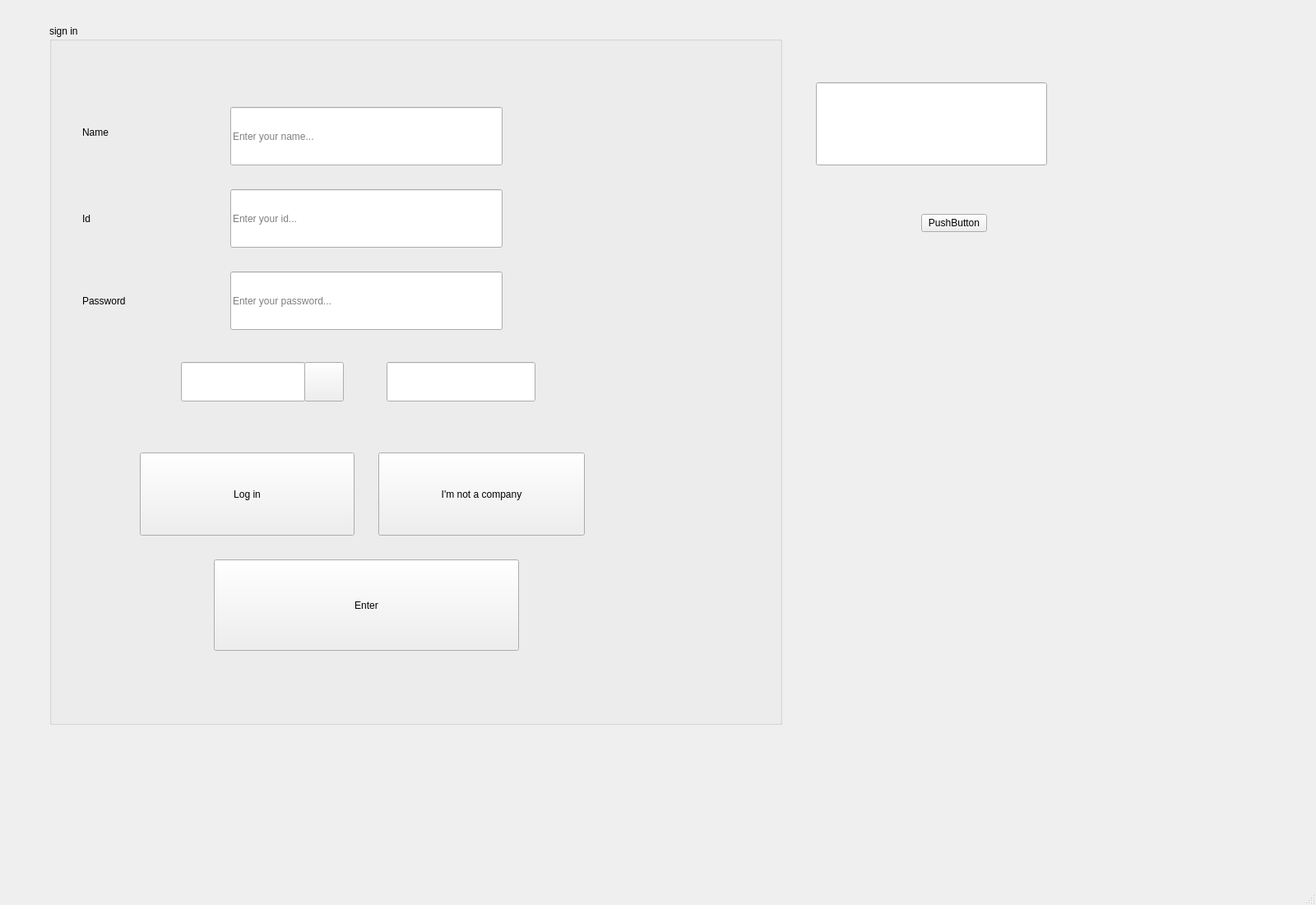
<?xml version="1.0" encoding="UTF-8"?>
<ui version="4.0">
 <class>page2</class>
 <widget class="QMainWindow" name="page2">
  <property name="geometry">
   <rect>
    <x>0</x>
    <y>0</y>
    <width>1600</width>
    <height>1100</height>
   </rect>
  </property>
  <property name="windowTitle">
   <string>MainWindow</string>
  </property>
  <property name="styleSheet">
   <string notr="true"/>
  </property>
  <widget class="QWidget" name="centralwidget">
   <widget class="QGroupBox" name="groupBox">
    <property name="geometry">
     <rect>
      <x>60</x>
      <y>30</y>
      <width>891</width>
      <height>851</height>
     </rect>
    </property>
    <property name="title">
     <string>sign in</string>
    </property>
    <widget class="QLabel" name="label">
     <property name="geometry">
      <rect>
       <x>40</x>
       <y>110</y>
       <width>131</width>
       <height>41</height>
      </rect>
     </property>
     <property name="styleSheet">
      <string notr="true">font: 10pt &quot;MS Shell Dlg 2&quot;;</string>
     </property>
     <property name="text">
      <string>Name</string>
     </property>
    </widget>
    <widget class="QLabel" name="label_2">
     <property name="geometry">
      <rect>
       <x>40</x>
       <y>310</y>
       <width>151</width>
       <height>51</height>
      </rect>
     </property>
     <property name="styleSheet">
      <string notr="true">font: 10pt &quot;MS Shell Dlg 2&quot;;</string>
     </property>
     <property name="text">
      <string>Password</string>
     </property>
    </widget>
    <widget class="QLineEdit" name="namelineEdit">
     <property name="geometry">
      <rect>
       <x>220</x>
       <y>100</y>
       <width>331</width>
       <height>71</height>
      </rect>
     </property>
     <property name="styleSheet">
      <string notr="true"/>
     </property>
     <property name="placeholderText">
      <string>Enter your name...</string>
     </property>
    </widget>
    <widget class="QLineEdit" name="passlineEdit">
     <property name="geometry">
      <rect>
       <x>220</x>
       <y>300</y>
       <width>331</width>
       <height>71</height>
      </rect>
     </property>
     <property name="placeholderText">
      <string>Enter your password...</string>
     </property>
    </widget>
    <widget class="QPushButton" name="logpushButton_2">
     <property name="geometry">
      <rect>
       <x>110</x>
       <y>520</y>
       <width>261</width>
       <height>101</height>
      </rect>
     </property>
     <property name="text">
      <string>Log in</string>
     </property>
    </widget>
    <widget class="QPushButton" name="pushButton_5">
     <property name="geometry">
      <rect>
       <x>200</x>
       <y>650</y>
       <width>371</width>
       <height>111</height>
      </rect>
     </property>
     <property name="styleSheet">
      <string notr="true">font: 11pt &quot;MS Shell Dlg 2&quot;;</string>
     </property>
     <property name="text">
      <string>Enter</string>
     </property>
    </widget>
    <widget class="QLineEdit" name="randlineEdit_2">
     <property name="geometry">
      <rect>
       <x>160</x>
       <y>410</y>
       <width>151</width>
       <height>48</height>
      </rect>
     </property>
     <property name="styleSheet">
      <string notr="true">font: 12pt &quot;MS Shell Dlg 2&quot;;
border-color: rgb(255, 255, 255);</string>
     </property>
    </widget>
    <widget class="QLineEdit" name="enterNumLineEdit_2">
     <property name="geometry">
      <rect>
       <x>410</x>
       <y>410</y>
       <width>181</width>
       <height>48</height>
      </rect>
     </property>
    </widget>
    <widget class="QPushButton" name="pushButton_6">
     <property name="geometry">
      <rect>
       <x>310</x>
       <y>410</y>
       <width>48</width>
       <height>48</height>
      </rect>
     </property>
     <property name="styleSheet">
      <string notr="true">image: url(:/new/prefix1/icons8-refresh-48.png);</string>
     </property>
     <property name="text">
      <string/>
     </property>
    </widget>
    <widget class="QPushButton" name="pushButton_7">
     <property name="geometry">
      <rect>
       <x>400</x>
       <y>520</y>
       <width>251</width>
       <height>101</height>
      </rect>
     </property>
     <property name="text">
      <string>I'm not a company</string>
     </property>
    </widget>
    <widget class="QLabel" name="label_3">
     <property name="geometry">
      <rect>
       <x>40</x>
       <y>210</y>
       <width>151</width>
       <height>51</height>
      </rect>
     </property>
     <property name="styleSheet">
      <string notr="true">font: 10pt &quot;MS Shell Dlg 2&quot;;</string>
     </property>
     <property name="text">
      <string>Id</string>
     </property>
    </widget>
    <widget class="QLineEdit" name="idlineEdit">
     <property name="geometry">
      <rect>
       <x>220</x>
       <y>200</y>
       <width>331</width>
       <height>71</height>
      </rect>
     </property>
     <property name="styleSheet">
      <string notr="true"/>
     </property>
     <property name="placeholderText">
      <string>Enter your id...</string>
     </property>
    </widget>
   </widget>
   <widget class="QPushButton" name="pushButton_4">
    <property name="geometry">
     <rect>
      <x>1120</x>
      <y>260</y>
      <width>80</width>
      <height>22</height>
     </rect>
    </property>
    <property name="text">
     <string>PushButton</string>
    </property>
   </widget>
   <widget class="QLineEdit" name="delnamelineEdit">
    <property name="geometry">
     <rect>
      <x>992</x>
      <y>100</y>
      <width>281</width>
      <height>101</height>
     </rect>
    </property>
   </widget>
  </widget>
  <widget class="QMenuBar" name="menubar">
   <property name="geometry">
    <rect>
     <x>0</x>
     <y>0</y>
     <width>1600</width>
     <height>21</height>
    </rect>
   </property>
  </widget>
  <widget class="QStatusBar" name="statusbar"/>
 </widget>
 <resources/>
 <connections/>
</ui>
